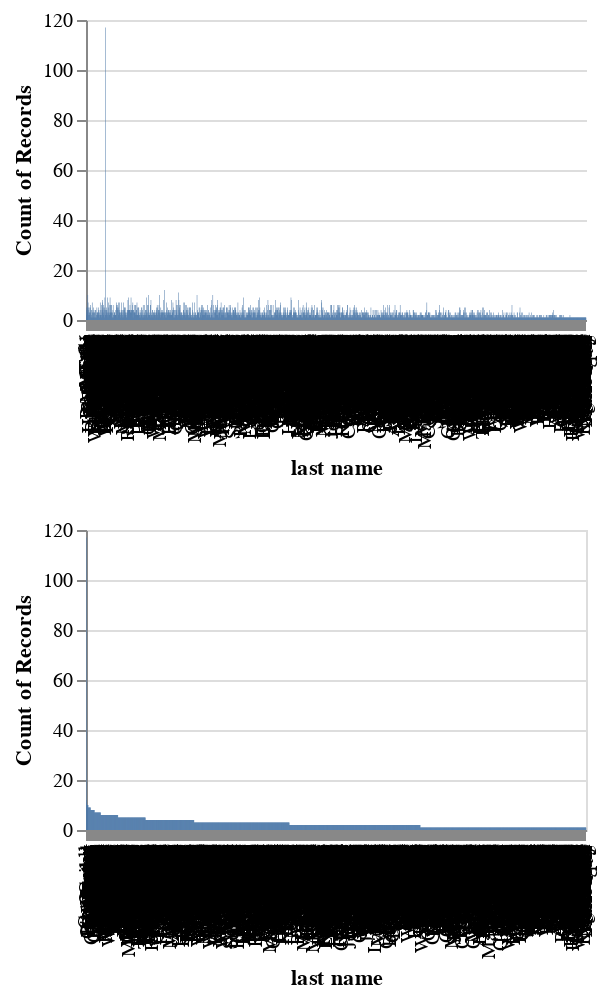

The code cell stored with this chart in its notebook:
### Code cell
filter_brush = alx.filter_brush()
overview = filter_brush+ alx.countplot(df,x='last name').interactive()
detail = alx.countplot(df,x='last name',effects={filter:filter_brush})
overview & detail

### Figure 1 — Vega-Lite specification as saved in the notebook (floating-point values rounded to 4 significant figures; data arrays with more than 128 entries replaced by an {"elided": "..."} marker saying what was removed)
{"config": {"view": {"continuousWidth": 400, "continuousHeight": 300}}, "vconcat": [{"mark": {"type": "bar", "cursor": "crosshair"}, "encoding": {"x": {"axis": {}, "field": "last name", "scale": {"domain": {"elided": "1932 mixed values"}}, "sort": "-y", "type": "nominal"}, "y": {"aggregate": "count", "axis": {}, "field": "last name", "type": "quantitative"}}, "height": 150, "name": "view_1", "transform": [{"filter": {"param": "ALX_SELECTION_drag_FILTER"}}, {"window": [{"op": "rank", "field": "count({x})", "as": "rank"}], "sort": [{"field": "count", "order": "descending"}]}, {"filter": "(datum.rank < 15)"}], "view": {"cursor": "crosshair", "stroke": null}, "width": 250}, {"mark": "bar", "encoding": {"x": {"axis": {}, "field": "last name", "sort": "-y", "type": "nominal"}, "y": {"aggregate": "count", "axis": {}, "field": "last name", "type": "quantitative"}}, "height": 150, "transform": [{"window": [{"op": "rank", "field": "count({x})", "as": "rank"}], "sort": [{"field": "count", "order": "descending"}]}, {"filter": "(datum.rank < 15)"}], "width": 250}], "data": {"name": "data-189d0d0dd137ea9dff4966f2948df358"}, "params": [{"name": "param_2", "select": {"type": "interval", "encodings": ["x", "y"]}, "bind": "scales", "views": ["view_1"]}, {"name": "ALX_SELECTION_drag_FILTER", "select": {"type": "interval", "encodings": ["x"]}, "views": ["view_1"]}], "$schema": "https://vega.github.io/schema/vega-lite/v5.2.0.json", "datasets": {"data-189d0d0dd137ea9dff4966f2948df358": {"elided": "5000 records"}}}
